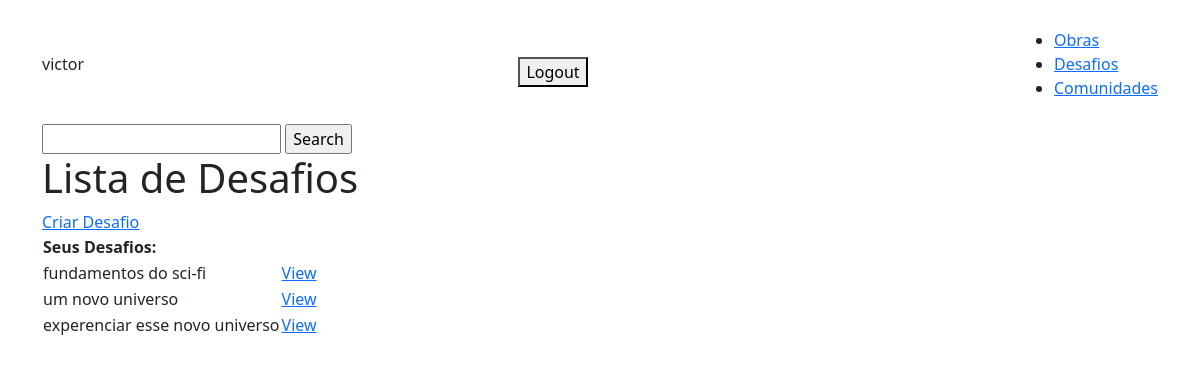
The app's page / (signed in) with its own data.
### base/models.py (models this page shows, shortened)
class Challenge(models.Model):
    book = models.ForeignKey(Work, related_name='challenges', on_delete=models.CASCADE)
    user = models.ForeignKey(User, on_delete=models.CASCADE)
    title = models.CharField(max_length=200, null=True, blank=True)
    description = models.TextField(null=True, blank=True)
    completed = models.BooleanField(default=False)
    created = models.DateTimeField(auto_now_add=True)
    class Meta:
        ordering = ['completed']

### base/views/challenge_views.py (the view)
# urls.py: path('', ChallengeList.as_view(), name='challenges'),
class ChallengeList(LoginRequiredMixin, ListView):
    model = Challenge
    context_object_name = 'challenges'
    template_name = 'base/challenge_front/challenge_list.html'
    def get_context_data(self, **kwargs):
        context = super().get_context_data(**kwargs)
        context['challenges'] = context['challenges'].filter(user=self.request.user)
        context['count'] = context['challenges'].filter(completed=False).count()
        search_input = self.request.GET.get('search-area') or ''
        if search_input:
            context['challenges'] = context['challenges'].filter(title__startswith=search_input)
        context['search_input'] = search_input
        return context

### base/templates/base/challenge_front/challenge_list.html (shortened to what this page needs)
{% extends 'base/main_list.html' %}
{% block content %}
<h1>Lista de Desafios</h1>
<a href="{% url 'challenge-create' %}">Criar Desafio</a>
<table>
    <tr>
        <th>Seus Desafios:</th>
        <th></th>
        <th></th>
    </tr>
    {% for challenge in challenges %}
    <tr>
        <td>{{challenge.title}}</td>
        <td><a href="{% url 'challenge' challenge.id %}">View</a></td>
    </tr>
    {% empty %}
    <h3>No items in list</h3>
    {% endfor %}
</table>
{% endblock %}

### base/templates/base/navbar.html (shortened to what this page needs)
<nav class="navbar">
    {% if request.user.is_authenticated%}
    <p>{{request.user}}</p>
    <form action="{% url 'logout' %}" method="post">
        <button type="submit">Logout</button>
    </form>
    {% else %}
    <a href="{% url 'login' %}">Login</a>
    {% endif %}
    <ul>
        <li><a href="{% url 'works' %}">Obras</a></li>
        <li><a href="{% url 'challenges' %}">Desafios</a></li>
        <li><a href="{% url 'communities' %}">Comunidades</a></li>
    </ul>
</nav>

### base/templates/base/main_list.html (style rules this page uses)
body { background-color: #4B0082 ; color: #ffffff; margin: 0; padding: 0; }

### records on screen
Challenge: title "fundamentos do sci-fi"
Challenge: title "um novo universo"
Challenge: title "experenciar esse novo universo"

### other values on screen
{{ request.user }} "victor"
